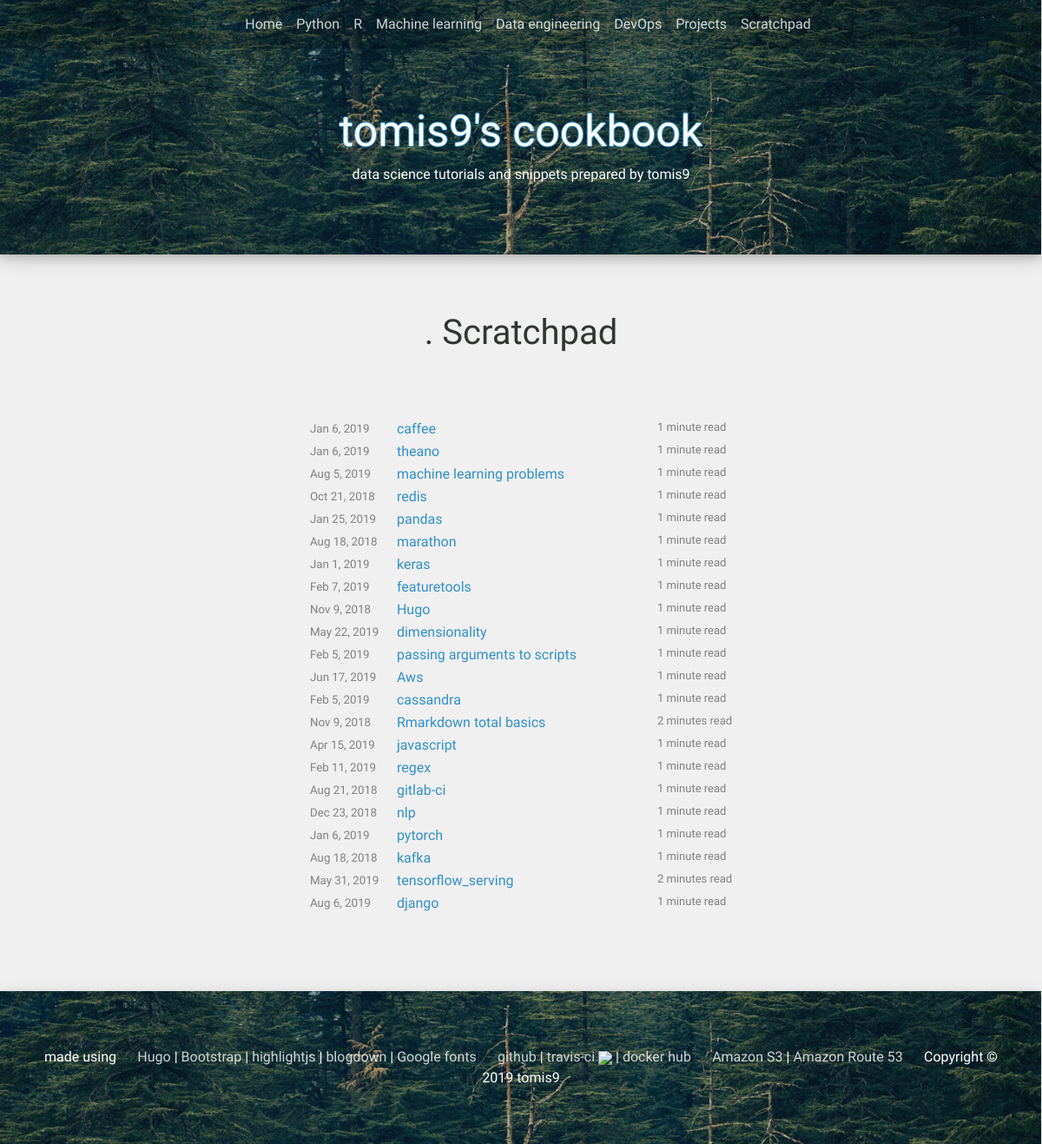
Page /list/scratchpad/ on the committed database.
### blog/models.py (models this page shows, shortened)
class Category(models.Model):
    category_slug = models.CharField(max_length=250, primary_key=True)
    category_name = models.CharField(max_length=250)

class CategoryPost(models.Model):
    post_slug = models.ForeignKey(Post, on_delete=models.CASCADE)
    category_slug = models.ForeignKey(Category, on_delete=models.CASCADE)

class Post(models.Model):
    post_slug = models.SlugField(max_length=250, default='empty', primary_key=True)
    title = models.CharField(max_length=250)
    body = models.TextField(default='')
    date = models.DateTimeField(default=timezone.now)
    draft = models.BooleanField(default=True)
    read_time = models.IntegerField(default=0)
    def get_absolute_url(self):
        return "/post/" + self.post_slug
    def format_date(self):
        return self.date.strftime("%b %-d, %Y")
    class Meta:
        ordering = ('-date',)

### blog/views.py (the view)
# urls.py: path('list/<slug:category_slug>/', view_list, name='view_list'),
def view_list(request, category_slug):
    category = Category.objects.get(category_slug=category_slug)
    posts = CategoryPost.objects.filter(category_slug=category)
    categories = Category.objects.all()
    category_posts = CategoryPost.objects.all()
    context = {'category': category, 'posts': posts, 'categories': categories,
               'category_posts': category_posts}
    return render(request, 'blog/post/list.html', context)

### blog/templates/blog/post/list.html (shortened to what this page needs)
{% extends "blog/base.html" %}
{% load static %}
{% block content %}
<div class="list-div">
  <div class="article-title">
    <object type="image/svg+xml" data="{% static "/folder.svg" %}" height="30px"
            width="30px">.</object>
    {{ category.category_name }}
  </div>
  <br>
  <br>
  <table style="margin: 0 auto;">
      {% for post in posts %}
        <tr>
          <td style="white-space: nowrap; width: 100px; color: gray; font-size: smaller;">
            {{ post.post_slug.format_date }}
          </td>
          <td id="list-titles">
            <a href="{{ post.post_slug.get_absolute_url }}">
              {{ post.post_slug.title }}
            </a>
          </td>
          <td class="d-none d-lg-block d-xl-block" style="color: gray; font-size: small;">
              {{ post.post_slug.read_time }} {% if post.post_slug.read_time == 1 %} minute {% else %} minutes {% endif %} read
          </td>
        </tr>
      {% endfor %}
  </table>
    <br>
    <br>
</div>
{% endblock %}

### blog/templates/blog/base.html (shortened to what this page needs)
{% load static %}
<!DOCTYPE html>
<html lang="en">
  <head>
  <link rel="stylesheet" href="https://maxcdn.bootstrapcdn.com/bootstrap/4.3.1/css/bootstrap.min.css">
  <link rel="stylesheet" href="{% static "/css/bootstrap-toc.css" %}">
  <link rel="stylesheet" href="{% static "/css/darcula.css" %}">
  <link rel="stylesheet" href="{% static "/css/style.css" %}">
  <link rel="stylesheet" href="https://cdn.jsdelivr.net/npm/katex@0.10.2/dist/katex.min.css">
</head>
<body data-spy="scroll" data-target="#toc">
<nav id="navbar" class="navbar navbar-expand-md fixed-top navbar-hide transition">
    <div class="collapse navbar-collapse" id="collapsibleNavbar">
        <ul class="navbar-nav">
            <li class="nav-item">
                <a class="nav-link" href="/">Home</a>
            </li>
            {% for category in categories %}
                <li class="nav-item dropdown">
                    <a class="nav-link dropdown-toggle" data-toggle="dropdown">{{ category.category_name }}</a>
                </li>
            {% endfor %}
        </ul>
    </div>
</nav>
<div class="jumbotron text-center" id="header">
  <div id="header-title">
      <a href="/">tomis9's cookbook</a>
  </div>
  <p style="color: white;">data science tutorials and snippets prepared by tomis9</p>
</div>
{% block content %}
{% endblock %}
<div class="jumbotron text-center" id="footer">
  made using &emsp;
  <br class="d-xl-none">
  <a href="https://gohugo.io/">Hugo</a> |
  <a href="https://getbootstrap.com/">Bootstrap</a> |
  <a href="https://highlightjs.org/">highlightjs</a> |
  <a href="https://bookdown.org/yihui/blogdown/">blogdown</a> |
  <a href="https://fonts.google.com/">Google fonts</a> &emsp;
  <br class="d-xl-none">
  <a href="https://github.com/tomis9/cookbook">github</a> |
  <a href="https://travis-ci.org/tomis9/cookbook">travis-ci</a> <a href="https://travis-ci.org/tomis9/cookbook"><img src="https://api.travis-ci.org/tomis9/cookbook.png"></img></a> |
  <a href="https://hub.docker.com/r/tomis9/cookbook">docker hub</a> &emsp;
  <br class="d-xl-none">
  <a href="https://aws.amazon.com/s3">Amazon S3</a> |
  <a href="https://aws.amazon.com/route53/">Amazon Route 53</a> &emsp;
  <br class="d-xl-none">
  Copyright &copy; 2019 tomis9
</div>
</body>
</html>

### blog/static/css/style.css (style rules this page uses)
body { background-color: rgb(240, 240, 240); }
#navbar { color: white; }
.transition { -webkit-transition: all 0.5s ease-in-out; -moz-transition: all 0.5s ease-in-out; -o-transition: all 0.5s ease-in-out; transition: all 0.5s ease-in-out; }
.navbar-hide { background-color: none; background-image: url('/static/random-forest3.jpg'); background-position: center; background-repeat: no-repeat; background-size: cover; }
#header-title { margin: 0; margin-top: 50px; }
#header-title a:link, #header-title a:visited { text-shadow: -1px 0 #3090c7, 0 1px #3090c7, 1px 0 #3090c7, 0 -1px #3090c7; color: white; font-family: 'Fascinate', cursive; font-size: 50px; }
.navbar { overflow-x: hidden; max-height: 100%; }
@media (min-width: 768px) { .navbar-hide { background-color: rgba(0, 0, 0, 0.15); background-image: none; } }
@media (min-width: 768px) { .navbar-nav { margin:0 auto; } }
@media (min-width: 768px) { .navbar { overflow: visible; max-height: 1000px; } }
.nav-link, .nav-item { color: rgba(255, 255, 255, 0.8); }
.dropdown-toggle::after { display:none; }
.list-div { margin: auto; margin-top: 20px; margin-bottom: 20px; max-width: 1000px; padding: 20px; font-family: 'Ubuntu', sans-serif; color: #313632; }
.article a:link, .article a:visited, .list-div a:link, .list-div a:visited { color: #3090C7; color: rgba(48, 144, 199, 1); }
.article-title { font-size: 40px; margin-top: 20px; margin-bottom: 20px; text-align: center; }
#header { margin-bottom:0; background-image: url('/static/random-forest3.jpg'); background-position: center; background-repeat: no-repeat; background-size: cover; border-radius: 0; box-shadow: 0 4px 8px 0 rgba(0, 0, 0, 0.1), 0 6px 20px 0 rgba(0, 0, 0, 0.19); font-family: 'Ubuntu', sans-serif; }
#footer { background-image: url('/static/random-forest3.jpg'); background-position: center; background-repeat: no-repeat; background-size: cover; border-radius: 0; box-shadow: 0 4px 8px 0 rgba(0, 0, 0, 0.1), 0 6px 20px 0 rgba(0, 0, 0, 0.19); margin-bottom:0; color: white; font-family: 'Ubuntu', sans-serif; }
#footer a:link, #footer a:visited { color: rgba(255, 255, 255, 0.8); }
.nav-link { font-family: 'Ubuntu', sans-serif; }
#list-titles { width: 150px; }
@media (min-width: 768px) { #list-titles { width: 300px; } }

### rows in the picture
Category: category_name "Python"
Category: category_name "R"
Category: category_name "Machine learning"
Category: category_name "Data engineering"
Category: category_name "DevOps"
Category: category_name "Projects"
Category: category_name "Scratchpad"
CategoryPost: post_slug.format_date "Jan 6, 2019", post_slug "caffee", post_slug.read_time "1", shows "minute"
CategoryPost: post_slug.format_date "Jan 6, 2019", post_slug "theano", post_slug.read_time "1", shows "minute"
CategoryPost: post_slug.format_date "Aug 5, 2019", post_slug "machine learning problems", post_slug.read_time "1", shows "minute"
CategoryPost: post_slug.format_date "Oct 21, 2018", post_slug "redis", post_slug.read_time "1", shows "minute"
CategoryPost: post_slug.format_date "Jan 25, 2019", post_slug "pandas", post_slug.read_time "1", shows "minute"
CategoryPost: post_slug.format_date "Aug 18, 2018", post_slug "marathon", post_slug.read_time "1", shows "minute"
CategoryPost: post_slug.format_date "Jan 1, 2019", post_slug "keras", post_slug.read_time "1", shows "minute"
CategoryPost: post_slug.format_date "Feb 7, 2019", post_slug "featuretools", post_slug.read_time "1", shows "minute"
CategoryPost: post_slug.format_date "Nov 9, 2018", post_slug "Hugo", post_slug.read_time "1", shows "minute"
CategoryPost: post_slug.format_date "May 22, 2019", post_slug "dimensionality", post_slug.read_time "1", shows "minute"
CategoryPost: post_slug.format_date "Feb 5, 2019", post_slug "passing arguments to scripts", post_slug.read_time "1", shows "minute"
CategoryPost: post_slug.format_date "Jun 17, 2019", post_slug "Aws", post_slug.read_time "1", shows "minute"
CategoryPost: post_slug.format_date "Feb 5, 2019", post_slug "cassandra", post_slug.read_time "1", shows "minute"
CategoryPost: post_slug.format_date "Nov 9, 2018", post_slug "Rmarkdown total basics", post_slug.read_time "2", shows "minutes"
CategoryPost: post_slug.format_date "Apr 15, 2019", post_slug "javascript", post_slug.read_time "1", shows "minute"
CategoryPost: post_slug.format_date "Feb 11, 2019", post_slug "regex", post_slug.read_time "1", shows "minute"
CategoryPost: post_slug.format_date "Aug 21, 2018", post_slug "gitlab-ci", post_slug.read_time "1", shows "minute"
CategoryPost: post_slug.format_date "Dec 23, 2018", post_slug "nlp", post_slug.read_time "1", shows "minute"
CategoryPost: post_slug.format_date "Jan 6, 2019", post_slug "pytorch", post_slug.read_time "1", shows "minute"
CategoryPost: post_slug.format_date "Aug 18, 2018", post_slug "kafka", post_slug.read_time "1", shows "minute"
CategoryPost: post_slug.format_date "May 31, 2019", post_slug "tensorflow_serving", post_slug.read_time "2", shows "minutes"
CategoryPost: post_slug.format_date "Aug 6, 2019", post_slug "django", post_slug.read_time "1", shows "minute"
